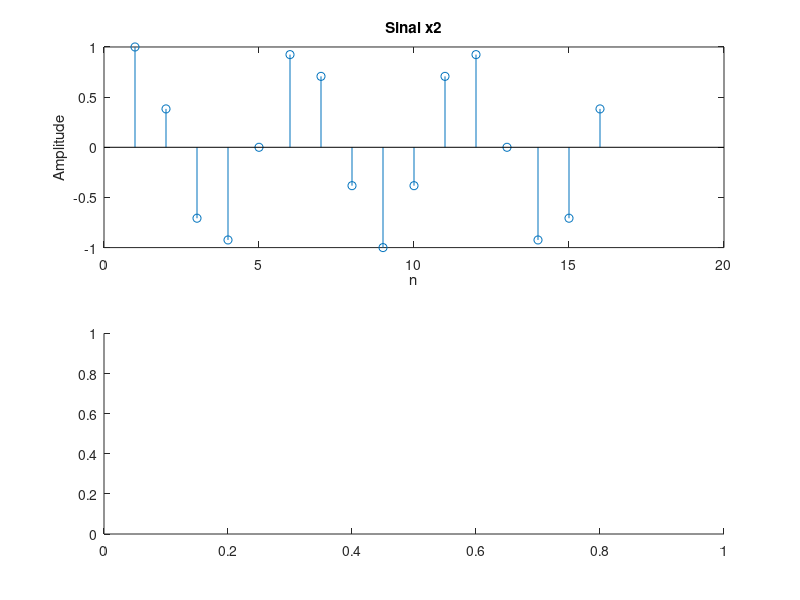

This chart was generated by the following MATLAB code: (Note: this script raises an error after producing the figure.)
%% Exercício 2

N = (0:15);

x1 = ones(1,16);
x2 = cos(3*pi.*N./8);

DFT1 = fft(x1, 16);
DTFT1 = fft(x1, 1024);

DFT2 = fft(x2, 16);
DTFT2 = fft(x2, 1024);

subplot(2,1,1)
stem(x2)
xlabel('n'), ylabel('Amplitude'), title('Sinal x2')

subplot(2,1,2)
hold on
stem(X(16), abs(DFT2), "LineStyle", "none")
plot(X(1024), abs(DTFT2))
xlabel('\omega/2\pi'), ylabel('Modulo'), title('DFT / DTFT de x2')
hold off

function f = X(N)
f = 0:(1/N):(1 - 1/N);
end